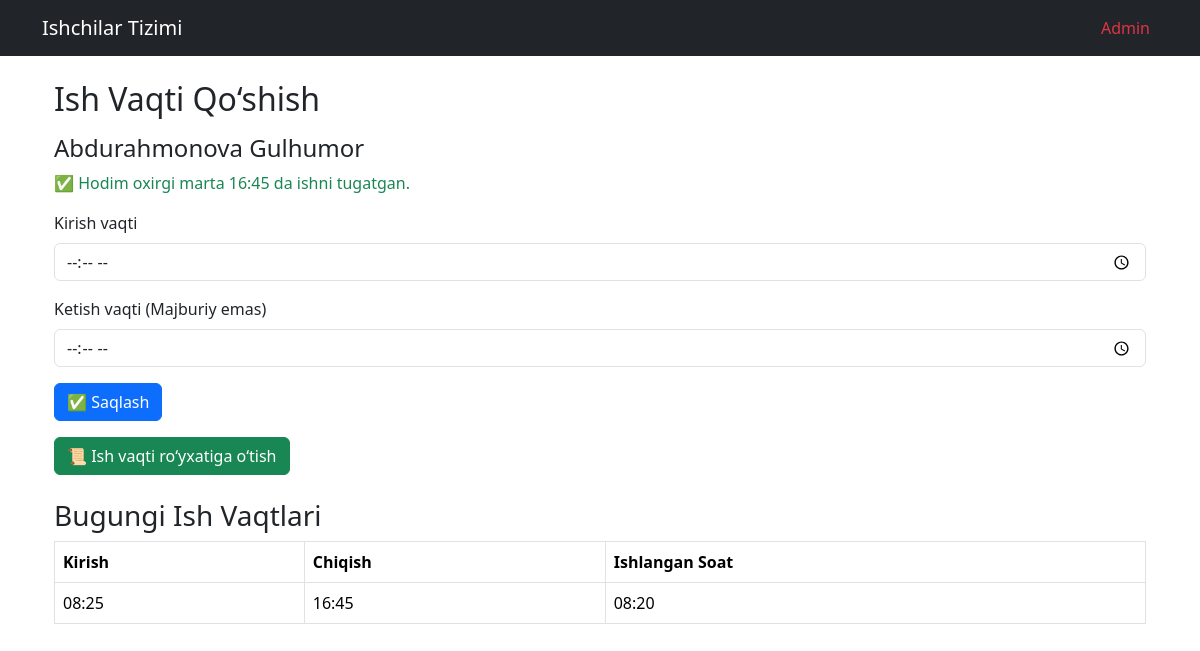
/add_worklog/27/, run on the app's committed database.
### hodimlar/models.py (models this page shows, shortened)
class Hodim(models.Model):
    first_name = models.CharField(
        max_length=50,
        validators=[RegexValidator(r'^[a-zA-Z\s]+$', "Ism faqat harflardan iborat bo'lishi kerak")]
    )
    last_name = models.CharField(
        max_length=50,
        validators=[RegexValidator(r'^[a-zA-Z\s]+$', "Familiya faqat harflardan iborat bo'lishi kerak")]
    )
    phone_number = models.CharField(
        max_length=13,
        unique=True,
        validators=[RegexValidator(r'^\+998\d{9}$', "Telefon raqami +998 formatida va 9 ta raqamdan iborat bo'lishi kerak")]
    )
    lavozim = models.CharField(
        max_length=50,
        choices=LAVOZIMLAR,
        default='Tikuvchi'  # Agar lavozim tanlanmasa, "Tikuvchi" deb belgilaydi
    )
    birth_date = models.DateField(null=True, blank=True)
    is_active = models.BooleanField(default=True)
    joined_at = models.DateTimeField(auto_now_add=True)
    class Meta:
        constraints = [
            models.UniqueConstraint(
                fields=['first_name', 'last_name', 'phone_number'],
                name='unique_hodim'
            )
        ]
        ordering = ['first_name', 'last_name']
        verbose_name = "Hodim"
        verbose_name_plural = "Hodimlar"

class WorkLog(models.Model):
    hodim = models.ForeignKey('Hodim', on_delete=models.CASCADE)
    check_in = models.DateTimeField()
    check_out = models.DateTimeField(null=True, blank=True)
    @property
    def hours_worked(self):
        if self.check_out:
            total_seconds = (self.check_out - self.check_in).total_seconds()
            hours = int(total_seconds // 3600)
            minutes = int((total_seconds % 3600) // 60)
            return f"{hours:02}:{minutes:02}"  # HH:MM format
        return "00:00"

### hodimlar/views.py (the view, shortened to what this page needs)
# urls.py: path('worklog/<int:hodim_id>/', views.add_worklog, name='add_worklog'),
def add_worklog(request, hodim_id):
    hodim = get_object_or_404(Hodim, id=hodim_id)
    today = localdate()  # ✅ Bugungi sana
    last_worklog = WorkLog.objects.filter(hodim=hodim, check_in__date=today).order_by('-check_in').first()
    worklogs = WorkLog.objects.filter(hodim=hodim, check_in__date=today)
    total_seconds = sum(
        (log.check_out - log.check_in).total_seconds()
        for log in worklogs if log.check_out
    )
    total_hours = int(total_seconds // 3600)
    total_minutes = int((total_seconds % 3600) // 60)
    total_worked_time = f"{total_hours:02}:{total_minutes:02}"  # HH:MM format
    context = {
        "hodim": hodim,
        "worklogs": worklogs,
        "last_worklog": last_worklog,
        "total_worked_time": total_worked_time,
    }
    return render(request, "hodimlar/add_worklog.html", context)

### hodimlar/templates/hodimlar/add_worklog.html (shortened to what this page needs)
{% extends "base.html" %}
{% block content %}
<div class="container">
    <h2 class="mt-4 mb-3">Ish Vaqti Qo‘shish</h2>
    <h4>{{ hodim.first_name }} {{ hodim.last_name }}</h4>
    {% if last_worklog and not last_worklog.check_out %}
        <p class="text-danger">⚠️ Hodim {{ last_worklog.check_in|time:"H:i" }} da kelgan. Faqat ketish vaqtini kiriting.</p>
    {% elif last_worklog %}
        <p class="text-success">✅ Hodim oxirgi marta {{ last_worklog.check_out|time:"H:i" }} da ishni tugatgan.</p>
    {% else %}
        <p class="text-info">ℹ️ Bu hodim bugun hali ish boshlamagan.</p>
    {% endif %}
    <form method="post" id="worklogForm">
        {% if last_worklog and not last_worklog.check_out %}
            <div class="mb-3">
                <label for="check_out" class="form-label">Ketish vaqti</label>
                <input type="time" id="check_out" name="check_out" class="form-control" required>
            </div>
        {% else %}
            <div class="mb-3">
                <label for="check_in" class="form-label">Kirish vaqti</label>
                <input type="time" id="check_in" name="check_in" class="form-control" required>
            </div>
            <div class="mb-3">
                <label for="check_out" class="form-label">Ketish vaqti (Majburiy emas)</label>
                <input type="time" id="check_out" name="check_out" class="form-control">
            </div>
        {% endif %}
        <button type="submit" class="btn btn-primary">✅ Saqlash</button>
    </form>
    <a href="{% url 'hodimlar:worklog_list' %}" class="btn btn-success mt-3">📜 Ish vaqti ro‘yxatiga o‘tish</a>
    <h3 class="mt-4">Bugungi Ish Vaqtlari</h3>
    <table class="table table-bordered">
        <thead>
            <tr>
                <th>Kirish</th>
                <th>Chiqish</th>
                <th>Ishlangan Soat</th>
            </tr>
        </thead>
        <tbody>
            {% for worklog in worklogs %}
            <tr>
                <td>{{ worklog.check_in|time:"H:i" }}</td>
                <td>
                    {% if worklog.check_out %}
                        {{ worklog.check_out|time:"H:i" }}
                    {% else %}
                        <span class="text-warning">Hali ketmagan</span>
                    {% endif %}
                </td>
                <td>
                    {% if worklog.hours_worked is not None %}
                        {{ worklog.hours_worked }}
                    {% else %}
                        <span class="text-warning">Hali hisoblanmagan</span>
                    {% endif %}
                </td>
            </tr>
            {% empty %}
            <tr>
                <td colspan="3" class="text-center">Bugungi ish vaqtlari yo‘q</td>
            </tr>
            {% endfor %}
        </tbody>
    </table>
</div>
{% endblock %}

### data on the page
Hodim: first_name "Abdurahmonova", last_name "Gulhumor"
WorkLog: check_out "16:45", check_in "08:25", hours_worked "08:20"
